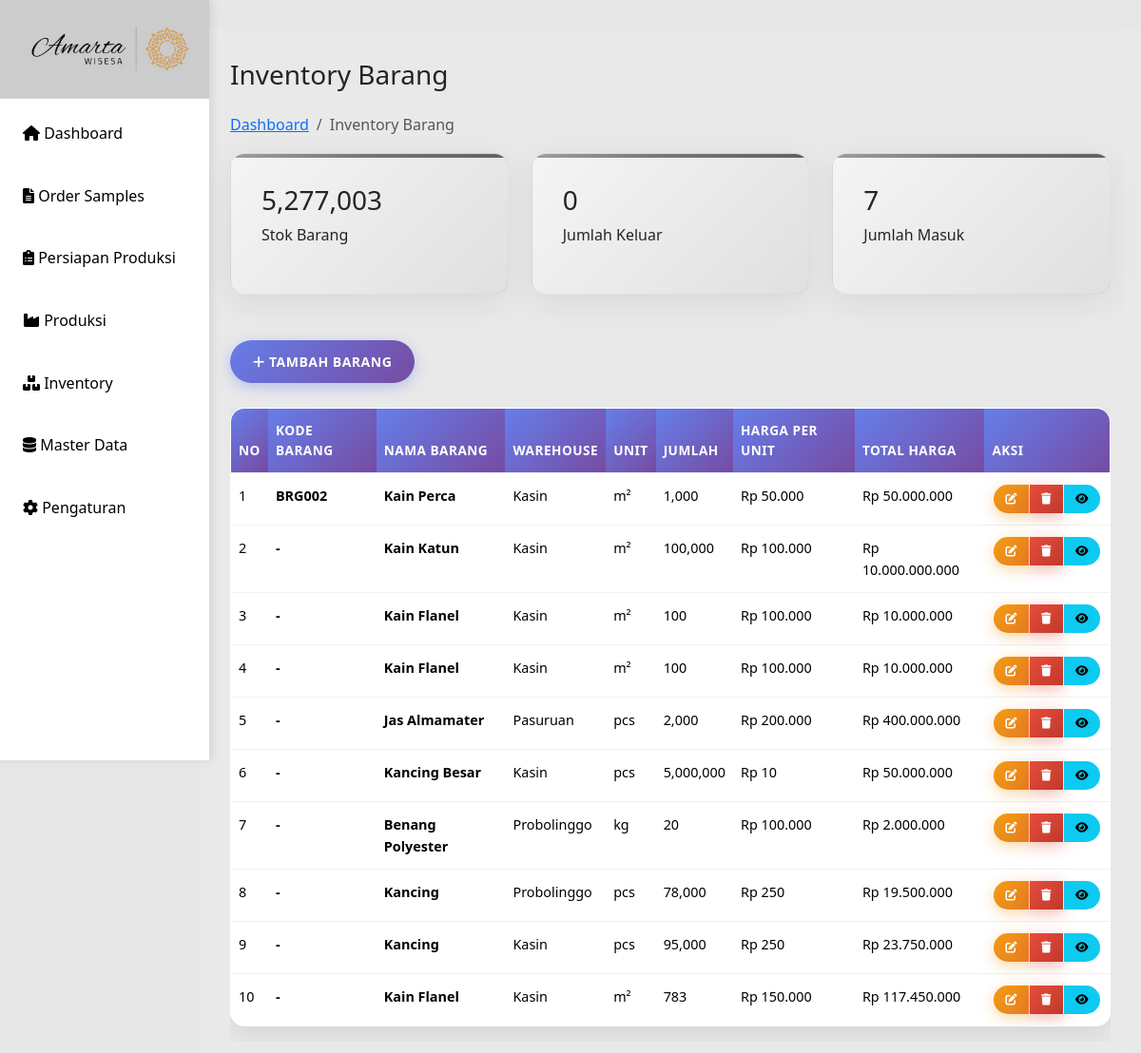
Before: /inventory.php with the older database file.
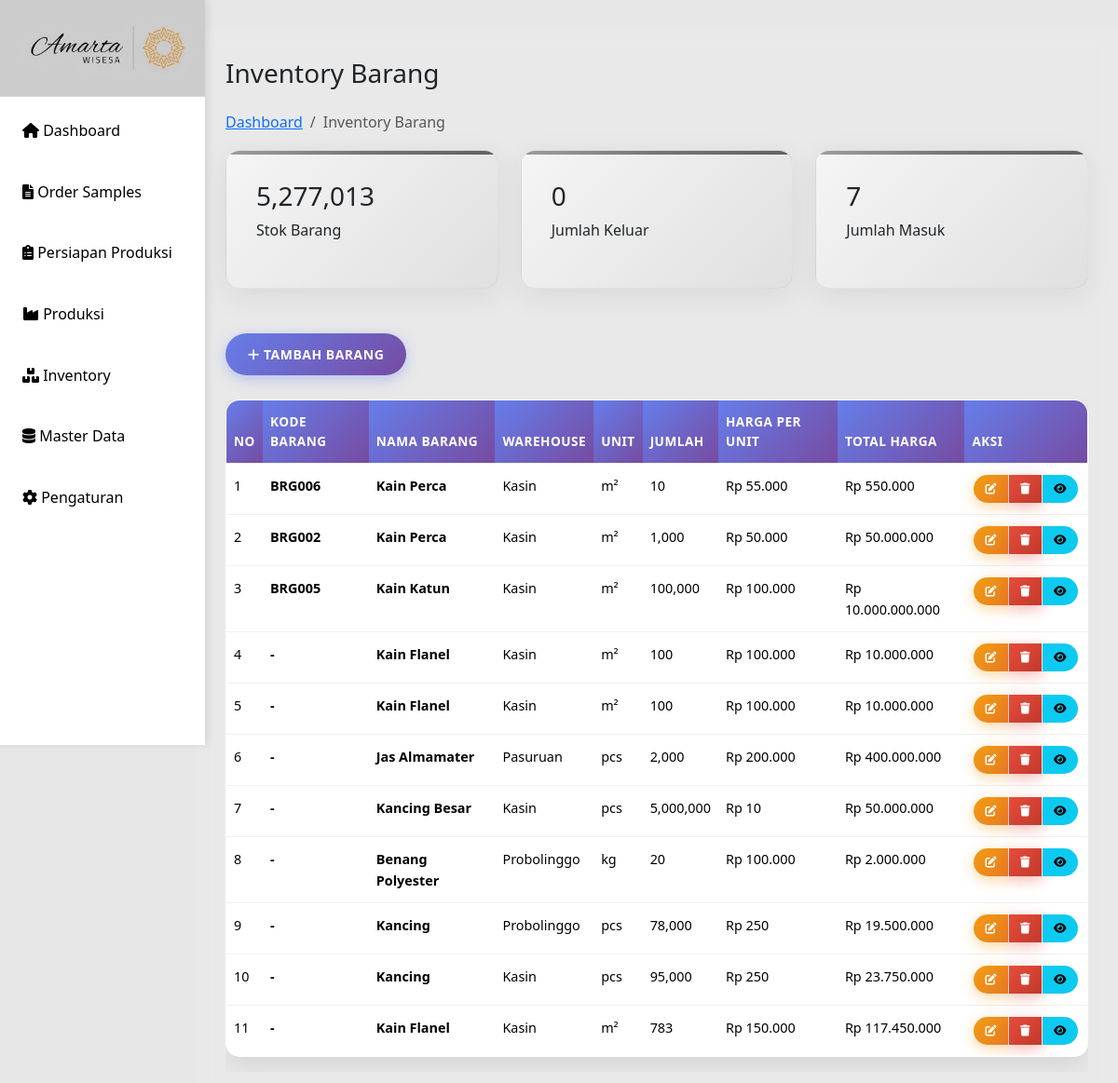
After: the same page with the newer database file.
### tables this page shows
CREATE TABLE `inventory` (
  `id` int(11) NOT NULL,
  `kode_barang` varchar(50) DEFAULT NULL,
  `nama_barang` varchar(255) NOT NULL,
  `warehouse` varchar(100) NOT NULL,
  `unit` varchar(50) NOT NULL,
  `jumlah` int(11) NOT NULL DEFAULT 0,
  `harga_per_unit` decimal(15,2) NOT NULL DEFAULT 0.00,
  `keterangan` text DEFAULT NULL,
  `created_at` datetime NOT NULL DEFAULT current_timestamp(),
  `updated_at` datetime DEFAULT NULL ON UPDATE current_timestamp(),
  `id_kategori` int(11) DEFAULT NULL
);

### inventory.php (the view, shortened to what this page needs)
<?php
include "includes/header.php";
include "config/db.php";
$result = $conn->query("SELECT * FROM inventory ORDER BY id DESC");
$total_stok = $conn->query("SELECT SUM(jumlah) as total FROM inventory")->fetch_assoc()['total'] ?? 0;
$barang_keluar = $conn->query("SELECT SUM(jumlah_keluar) as total FROM inventory_transaksi WHERE jenis = 'keluar'")->fetch_assoc()['total'] ?? 0;
$barang_masuk = $conn->query("SELECT COUNT(DISTINCT nama_barang) as total FROM inventory")->fetch_assoc()['total'] ?? 0;
$barang_masuk_transaksi = $conn->query("SELECT SUM(jumlah_masuk) as total FROM inventory_transaksi WHERE jenis = 'masuk'")->fetch_assoc()['total'] ?? 0;
if ($barang_keluar == 0 && $barang_masuk_transaksi == 0) {
    $barang_keluar = 0;
}
?>
    <main class="main-content">
            <div>
                <h1 class="h3 mb-4">Inventory Barang</h1>
                <nav aria-label="breadcrumb">
                    <ol class="breadcrumb">
                        <li class="breadcrumb-item"><a href="index.php">Dashboard</a></li>
                        <li class="breadcrumb-item active">Inventory Barang</li>
                    </ol>
                </nav>
            </div>
        <div class="row mb-4">
            <div class="col-md-4">
                <div class="stats-card">
                    <h3><?php echo number_format($total_stok); ?></h3>
                    <p>Stok Barang</p>
                </div>
            </div>
            <div class="col-md-4">
                <div class="stats-card">
                    <h3><?php echo number_format($barang_keluar); ?></h3>
                    <p>Jumlah Keluar</p>
                </div>
            </div>
            <div class="col-md-4">
                <div class="stats-card">
                    <h3><?php echo number_format($barang_masuk); ?></h3>
                    <p>Jumlah Masuk</p>
                </div>
            </div>
        </div>
        <div>
            <button class="btn btn-primary" data-bs-toggle="modal" data-bs-target="#inventoryModal">
                <i class="fas fa-plus"></i> Tambah Barang
            </button>
        </div><br>
        <div class="table-container">
            <div class="table-responsive">
                <table id="inventoryTable" class="table table-hover">
                    <thead>
                        <tr>
                            <th>No</th>
                            <th>Kode Barang</th>
                            <th>Nama Barang</th>
                            <th>Warehouse</th>
                            <th>Unit</th>
                            <th>Jumlah</th>
                            <th>Harga per Unit</th>
                            <th>Total Harga</th>
                            <th>Aksi</th>
                        </tr>
                    </thead>
                    <tbody>
                        <?php $no=1; while($row = $result->fetch_assoc()): ?>
                        <tr>
                            <td><?= $no++ ?></td>
                            <td><strong><?= $row['kode_barang'] ?? '-' ?></strong></td>
                            <td><strong><?= $row['nama_barang'] ?></strong></td>
                            <td><?= $row['warehouse'] ?></td>
                            <td><?= $row['unit'] ?></td>
                            <td><?= number_format($row['jumlah']) ?></td>
                            <td>Rp <?= number_format($row['harga_per_unit'], 0, ',', '.') ?></td>
                            <td>Rp <?= number_format($row['jumlah'] * $row['harga_per_unit'], 0, ',', '.') ?></td>
                            <td>
                                <div class="btn-group btn-group-sm" role="group">
                                    <button class="btn btn-warning" onclick="editInventory(<?= $row['id'] ?>)" title="Edit">
                                        <i class="fas fa-edit"></i>
                                    </button>
                                    <button class="btn btn-danger" onclick="deleteInventory(<?= $row['id'] ?>)" title="Hapus">
                                        <i class="fas fa-trash"></i>
                                    </button>
                                    <button class="btn btn-info" onclick="detailInventory(<?= $row['id'] ?>)" title="Detail">
                                        <i class="fas fa-eye"></i>
                                    </button>
                                </div>
                            </td>
                        </tr>
                        <?php endwhile; ?>
                    </tbody>
                </table>
            </div>
        </div>
    </main>
<?php include 'includes/footer.php'; ?>

### includes/header.php (shortened to what this page needs)
<!DOCTYPE html>
<html lang="id">
<head>
    <link href="https://cdn.jsdelivr.net/npm/bootstrap@5.3.3/dist/css/bootstrap.min.css" rel="stylesheet">
    <link href="https://cdnjs.cloudflare.com/ajax/libs/font-awesome/6.0.0/css/all.min.css" rel="stylesheet">
    <link href="https://cdn.datatables.net/1.13.7/css/dataTables.bootstrap5.min.css" rel="stylesheet">
    <link rel="stylesheet" href="css/style.css">
</head>
<body>
    <button class="sidebar-toggle" onclick="toggleSidebar()">
    </button>
   <?php include 'sidebar.php'; ?>

### includes/sidebar.php
<nav class="sidebar" id="sidebar">
    <div class="sidebar-header">
        <img src="img/amarta-wisesa.png" alt="Amarta Wisesa Logo" class="sidebar-logo">
    </div>
    <ul class="sidebar-nav">
        <li>
            <a href="index.php" class="nav-link <?php echo basename($_SERVER['PHP_SELF']) == 'index.php' ? 'active' : ''; ?>">
                <i class="fas fa-home"></i>
                Dashboard
            </a>
        </li>
        <li>
            <a href="sps-sample.php" class="nav-link <?php echo basename($_SERVER['PHP_SELF']) == 'sps-sample.php' ? 'active' : ''; ?>">
                <i class="fas fa-file-alt"></i>
                Order Samples
            </a>
        </li>
        <li>
            <a href="persiapan.php" class="nav-link <?php echo basename($_SERVER['PHP_SELF']) == 'persiapan.php' ? 'active' : ''; ?>">
                <i class="fas fa-clipboard-list"></i>
                Persiapan Produksi
            </a>
        </li>
        <li>
            <a href="produksi.php" class="nav-link <?php echo basename($_SERVER['PHP_SELF']) == 'produksi.php' ? 'active' : ''; ?>">
                <i class="fas fa-industry"></i>
                Produksi
            </a>
        </li>
        <li>
            <a href="inventory.php" class="nav-link <?php echo basename($_SERVER['PHP_SELF']) == 'inventory.php' ? 'active' : ''; ?>">
                <i class="fas fa-boxes"></i>
                Inventory
            </a>
        </li>
        <li>
            <a href="master-data.php" class="nav-link <?php echo basename($_SERVER['PHP_SELF']) == 'master-data.php' ? 'active' : ''; ?>">
                <i class="fas fa-database"></i>
                Master Data
            </a>
        </li>
        <li>
            <a href="pengaturan.php" class="nav-link <?php echo basename($_SERVER['PHP_SELF']) == 'pengaturan.php' ? 'active' : ''; ?>">
                <i class="fas fa-cog"></i>
                Pengaturan
            </a>
        </li>
    </ul>
</nav>

### includes/footer.php (shortened to what this page needs)
</body>
</html>

### css/style.css (style rules this page uses)
* { margin: 0; padding: 0; box-sizing: border-box; }
body { font-family: 'Segoe UI', Tahoma, Geneva, Verdana, sans-serif; background: #e7e7e7ff; min-height: 100vh; line-height: 1.6; }
.sidebar { background: #ffffff; width: 260px; height: 100vh; position: fixed; left: -40px; top: 0; padding-top: 0; box-shadow: 4px 0 8px rgba(0,0,0,0.08); overflow-y: auto; transition: all 0.3s cubic-bezier(0.4, 0, 0.2, 1); z-index: 1000; }
.sidebar::before { content: ''; position: absolute; top: 0; left: 0; right: 0; bottom: 0; background: linear-gradient(45deg, rgba(255,255,255,0.3) 0%, rgba(255,255,255,0.1) 50%, rgba(255,255,255,0.2) 100%); pointer-events: none; }
.sidebar-header { background: rgba(0,0,0,0.2); padding: 1.5rem 1rem; text-align: left; backdrop-filter: blur(10px); border-bottom: 1px solid rgba(255,255,255,0.2); }
.sidebar-logo { width: 100%; max-width: 180px; height: auto; margin-left : 50px; transition: all 0.3s ease; filter: drop-shadow(0 2px 4px rgba(189, 189, 189, 0.72)); }
.sidebar ul { list-style: none; }
.sidebar ul li { margin: 0.5rem 1rem; border-radius: 8px; overflow: hidden; transition: all 0.3s ease; }
.sidebar ul li a { color: #000000; text-decoration: none; display: block; padding: 1rem; transition: all 0.3s ease; position: relative; overflow: hidden; }
.sidebar ul li a::before { content: ''; position: absolute; top: 0; left: -100%; width: 100%; height: 100%; background: linear-gradient(90deg, transparent, rgba(255,255,255,0.2), transparent); transition: left 0.5s; }
.main-content { margin-left: 210px; padding: 2rem; background: rgba(255,255,255,0.1); backdrop-filter: blur(10px); min-height: 100vh; }
.stats-card { background: linear-gradient(135deg, #f5f5f5, #e0e0e0); border-radius: 15px; padding: 2rem; margin-bottom: 1.5rem; box-shadow: 0 8px 32px rgba(0,0,0,0.08); border: 1px solid rgba(158, 158, 158, 0.2); transition: transform 0.3s ease, box-shadow 0.3s ease; position: relative; overflow: hidden; }
.stats-card::before { content: ''; position: absolute; top: 0; left: 0; right: 0; height: 4px; background: linear-gradient(90deg, #9e9e9e, #757575, #616161); }
.table { width: 100%; border-collapse: separate; border-spacing: 0; background: white; border-radius: 15px; overflow: hidden; box-shadow: 0 8px 32px rgba(0,0,0,0.1); border: 1px solid rgba(255,255,255,0.2); }
.table th, .table td { padding: 12px 8px; text-align: left; border-bottom: 1px solid #f0f0f0; font-size: 0.9rem; }
.table th { background: linear-gradient(135deg, #667eea, #764ba2); color: white; font-weight: 600; text-transform: uppercase; letter-spacing: 0.5px; font-size: 0.85rem; }
.table tr { transition: all 0.3s ease; }
.table tr:last-child td { border-bottom: none; }
.table .btn { padding: 6px 12px; font-size: 12px; border-radius: 20px; margin: 0 2px; }
.table .btn i { font-size: 12px; }
.btn { padding: 12px 24px; border: none; border-radius: 25px; cursor: pointer; text-decoration: none; display: inline-block; font-size: 14px; font-weight: 600; text-transform: uppercase; letter-spacing: 0.5px; transition: all 0.3s ease; position: relative; overflow: hidden; }
.btn::before { content: ''; position: absolute; top: 50%; left: 50%; width: 0; height: 0; background: rgba(255,255,255,0.2); border-radius: 50%; transform: translate(-50%, -50%); transition: width 0.6s, height 0.6s; }
.btn-primary { background: linear-gradient(135deg, #667eea, #764ba2); color: white; box-shadow: 0 4px 15px rgba(102,126,234,0.4); }
.btn-danger { background: linear-gradient(135deg, #e74c3c, #c0392b); color: white; box-shadow: 0 4px 15px rgba(231,76,60,0.4); }
.btn-warning { background: linear-gradient(135deg, #f39c12, #e67e22); color: white; box-shadow: 0 4px 15px rgba(243,156,18,0.4); }

Changed rows visible on the page:
added inventory: kode_barang "BRG006", nama_barang "Kain Perca", warehouse "Kasin", unit "m²", jumlah "10", harga_per_unit "55.000", $row['jumlah'] * $row['harga_per_unit'] "550.000"
changed inventory "Kain Katun": kode_barang "-" → "BRG005"
Other visible differences:
$total_stok: "5,277,003" → "5,277,013"
